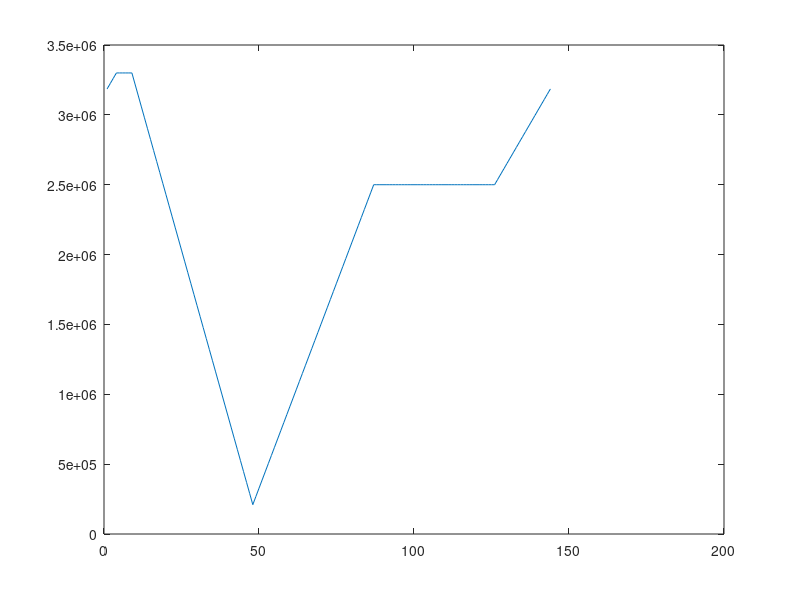

MATLAB code for this plot:
n = 24*6;

% North America
n_america = zeros(n,1);
t_0010=1;
t_0300=3*6;
n_america(t_0010:t_0300) = 16*10^6;
t_0830=8*6+3;
n_america(t_0300:t_0830) = linspace(16*10^6, 5.8*10^6, t_0830-t_0300+1);
t_1500=15*6;
n_america(t_0830:t_1500) = linspace(5.8*10^6, 16*10^6, t_1500-t_0830+1);
t_2400=24*6;
n_america(t_1500:t_2400) = 16*10^6;

% South America
s_america = zeros(n,1);
t_0030=3;
t_0130=1*6+3;
s_america(t_0030:t_0130) = 3.3*10^6;
t_0800=8*6;
s_america(t_0130:t_0800) = linspace(3.3*10^6, 0.21*10^6, t_0800-t_0130+1);
t_1430=14*6+3;
s_america(t_0800:t_1430) = linspace(0.21*10^6, 2.5*10^6, t_1430-t_0800+1);
t_2100=21*6;
s_america(t_1430:t_2100) = 2.5*10^6;
aux=linspace(2.5*10^6, 3.3*10^6, t_2400-t_2100+t_0030+1);
s_america(t_2100:t_2400) = aux(1:t_2400-t_2100+1);
s_america(t_0010:t_0030) = aux(t_2400-t_2100+1:t_2400-t_2100+t_0030-t_0010+1);

x = [1:n];

plot(x,n_america);
plot(x,s_america);